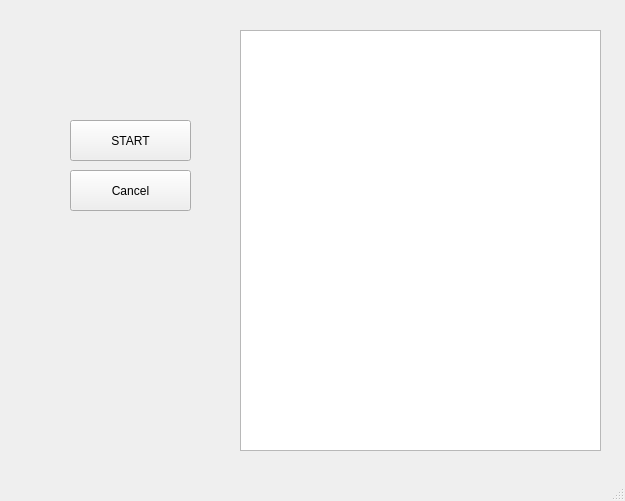
<?xml version="1.0" encoding="UTF-8"?>
<ui version="4.0">
 <class>Form</class>
 <widget class="QMainWindow" name="Form">
  <property name="geometry">
   <rect>
    <x>0</x>
    <y>0</y>
    <width>625</width>
    <height>501</height>
   </rect>
  </property>
  <property name="windowTitle">
   <string>MainWindow</string>
  </property>
  <widget class="QWidget" name="centralwidget">
   <widget class="QPushButton" name="btn_start">
    <property name="geometry">
     <rect>
      <x>70</x>
      <y>120</y>
      <width>121</width>
      <height>41</height>
     </rect>
    </property>
    <property name="text">
     <string>START</string>
    </property>
   </widget>
   <widget class="QPushButton" name="btn_cancel">
    <property name="geometry">
     <rect>
      <x>70</x>
      <y>170</y>
      <width>121</width>
      <height>41</height>
     </rect>
    </property>
    <property name="text">
     <string>Cancel</string>
    </property>
   </widget>
   <widget class="QListView" name="listView">
    <property name="geometry">
     <rect>
      <x>240</x>
      <y>30</y>
      <width>361</width>
      <height>421</height>
     </rect>
    </property>
   </widget>
  </widget>
  <widget class="QMenuBar" name="menubar">
   <property name="geometry">
    <rect>
     <x>0</x>
     <y>0</y>
     <width>625</width>
     <height>27</height>
    </rect>
   </property>
  </widget>
  <widget class="QStatusBar" name="statusbar"/>
 </widget>
 <resources/>
 <connections/>
</ui>
